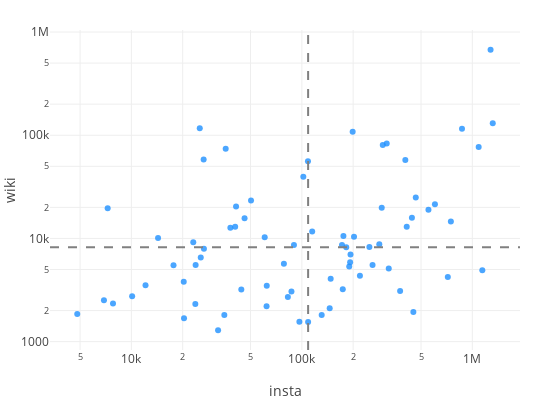

The notebook cell saved with this chart:
### Code cell
class InstaWikiScatterStyle:
    PLOT_HEIGHT = 400
    PLOT_WIDTH = 550    

def insta_wiki_scatter(scatter_x1, scatter_y1, scatter_labels1):
    style = InstaWikiScatterStyle
    
    data = [go.Scatter(x=scatter_x1, y=scatter_y1,
                       text=scatter_labels1,
                       mode = 'markers',
                       hoverinfo='text',
                       name='huge',
                       textfont=dict(size=8, color='lightgrey'),
                       marker=dict(color='dodgerblue', opacity=0.8)),
            ]

    min_x = np.min(scatter_x1)
    max_x = np.max(scatter_x1)
    med_x = np.median(scatter_x1)
    med_y = np.median(scatter_y1)
    
    shapes=[dict(type='line',
                 xref='x', yref='paper',
                 x0=med_x, y0=0,
                 x1=med_x, y1=1,
                 line=dict(color='grey', width=2, dash='dash')),
            dict(type='line',
                 xref='paper', yref='y',
                 x0=0, y0=med_y,
                 x1=1, y1=med_y,
                 line=dict(color='grey', width=2, dash='dash'))]

    layout = go.Layout(width=style.PLOT_WIDTH,
                       height=style.PLOT_HEIGHT,
                       margin = go.layout.Margin(t=30, b=50, l=50, r=30),
                       xaxis=dict(
                            title='insta', type='log',
                       ),
                       yaxis=dict(
                            title='wiki', type='log'),
                       hovermode='closest',
                       shapes=shapes,
                       showlegend=False)

    fig = go.Figure(data=data, layout=layout)
    py.iplot(fig, show_link=False)
    

wiki_df = get_wiki_locations()
street_wiki_dict = get_street_wiki_views(wiki_df)
street_insta_dict = get_insta_dict()  
street_locs_wiki = get_street_locs(wiki_df)
wiki_data = get_wiki_data()

insta_wiki_scatter([x[0] for x in wiki_data.values()],
                    [x[1] for x in wiki_data.values()],
                    [x[2] for x in wiki_data.values()])

### Figure 1 — Plotly figure (JSON) as saved in the notebook; plotly's stock layout.template omitted (floating-point values rounded to 4 significant figures)
{"data": [{"hoverinfo": "text", "marker": {"color": "dodgerblue", "opacity": 0.8}, "mode": "markers", "name": "huge", "text": ["<i>Территория Петропавловская Крепость</i><br>Peter and Paul Fortr..., 100639<br>Saints Peter and Pau..., 29922", "<i>Дворцовая Набережная</i><br>Hermitage Museum, 333937<br>Winter Palace, 327275<br>Palace Embankment, 12261", "<i>Футбольная Аллея</i><br>Sibur Arena, 4742<br>Gazprom Arena, 179", "<i>Дворцовая Площадь</i><br>Palace Square, 36733<br>Alexander Column, 21834<br>General Staff Buildi..., 18192", "<i>Исаакиевская Площадь</i><br>Saint Isaac's Cathed..., 94056<br>Mariinsky Palace, 13902<br>Monument to Nicholas..., 7901", "<i>Проспект Добролюбова</i><br>Yubileyny Sports Pal..., 11302<br>Petrogradsky Distric..., 3313", "<i>Приморский Проспект</i><br>Datsan Gunzechoinei, 4233", "<i>Московский Проспект</i><br>Tekhnologichesky Ins..., 9632<br>Park Pobedy (Saint P..., 5068<br>Moskovskaya (Saint P..., 5041<br>Elektrosila (Saint P..., 1732", "<i>19-Я Линия В.O.</i><br>Vasilyevsky Island, 18980", "<i>Большая Морская Улица</i><br>Hotel Astoria (Saint..., 20050<br>Saint Petersburg Sta..., 4937", "<i>Проспект Энгельса</i><br>Prospekt Prosveschen..., 1941", "<i>Рюхина Улица</i><br>Krestovsky Island, 12565<br>Krestovsky Ostrov (S..., 3310", "<i>Набережная Адмиралтейского Канала</i><br>New Holland Island, 12981", "<i>Невский Проспект</i><br>Nevsky Prospect, 42388<br>Stroganov Palace, 15194", "<i>Каменноостровский Проспект</i><br>Petrogradskaya (Sain..., 3088", "<i>29 Линия Васильевского Острова</i><br>Erarta, 5120", "<i>Университетская Набережная</i><br>Kunstkamera, 33306<br>Imperial Academy of ..., 27593<br>Menshikov Palace (Sa..., 6869<br>Twelve Collegia, 6301<br>Zoological Museum of..., 5944", "<i>Театральная Площадь</i><br>Mariinsky Theatre, 57805<br>Saint Petersburg Con..., 22708", "<i>Набережная Реки Мойки</i><br>Herzen University, 10071<br>Moyka River, 7301<br>Esders and Scheefhaa..., 2501", "<i>Парк Александровский</i><br>Military Historical ..., 8800", "<i>Набережная Обводного Канала</i><br>Varshavsky railway s..., 4299<br>Baltiysky railway st..., 1237", "<i>Улица Профессора Попова</i><br>Saint Petersburg Bot..., 8283", "<i>Улица Александровский Парк</i><br>Leningrad Zoo, 4345", "<i>Биржевая Площадь</i><br>Old Saint Petersburg..., 10399", "<i>Петроградская Набережная</i><br>Russian cruiser Auro..., 108257", "<i>Проспект Юрия Гагарина</i><br>Saint Petersburg Spo..., 7007", "<i>Малая Морская Улица</i><br>Angleterre Hotel, 5897", "<i>Вознесенский Проспект</i><br>Lobanov-Rostovsky Pa..., 5345", "<i>Проспект Стачек</i><br>Avtovo (Saint Peters..., 8225", "<i>Улица Декабристов</i><br>Grand Choral Synagog..., 10584", "<i>Английская Набережная</i><br>English Embankment, 3213", "<i>Сенная Площадь</i><br>Sennaya Square, 8654", "<i>Улица Елагин Остров</i><br>Yelagin Island, 4077", "<i>Гороховая Улица</i><br>Red Bridge (Saint Pe..., 2103", "<i>Кузнецовская Улица</i><br>Moskovsky Victory Pa..., 1814", "<i>Дворцовый Мост</i><br>Palace Bridge, 11657", "<i>Улица Дыбенко</i><br>Ulitsa Dybenko (Sain..., 1554", "<i>Кронверкский Проспект</i><br>ITMO University, 31439<br>Saint Petersburg Mos..., 24676", "<i>Улица Петровский Остров</i><br>Petrovsky Stadium, 39564", "<i>Улица Коллонтай</i><br>Prospekt Bolshevikov..., 1558", "<i>Старо-Петергофский Проспект</i><br>Fontanka River, 8628", "<i>Площадь Стачек</i><br>Narvskaya, 3068", "<i>Набережная Лейтенанта Шмидта</i><br>Bolshaya Neva River, 2705", "<i>Троицкий Мост</i><br>Trinity Bridge, Sain..., 5702", "<i>21-Я Линия В.О.</i><br>Saint Petersburg Min..., 3484", "<i>Штурманская Улица</i><br>Moskovsky District, ..., 2202", "<i>1-Й Елагин Мост</i><br>Yelagin Palace, 10285", "<i>Площадь Ленина</i><br>Finland Station, 23383", "<i>Измайловский Проспект</i><br>Trinity Cathedral, S..., 15658", "<i>Улица Берег Невской Губы</i><br>Passenger Port of St..., 3206", "<i>Площадь Островского</i><br>National Library of ..., 20415", "<i>Петропавловская Улица</i><br>First Pavlov State M..., 13011", "<i>Набережная Зимней Канавки</i><br>Hermitage Theatre, 9918<br>Hermitage Bridge, 2804", "<i>Сенатская Площадь</i><br>Bronze Horseman, 74029", "<i>Большая Зеленина Улица</i><br>Chkalovskaya (Saint ..., 1815", "<i>Улица Канонерский Остров</i><br>Kanonersky Tunnel, 1290", "<i>Никольская Площадь</i><br>St. Nicholas Naval C..., 7929", "<i>Набережная Макарова</i><br>Neva River, 58092", "<i>Боткинская Улица</i><br>S.M. Kirov Military ..., 6536", "<i>Менделеевская Линия</i><br>Saint Petersburg Sta..., 116774", "<i>Литовская Улица</i><br>Saint Petersburg Sta..., 5539", "<i>Торфяная Дорога</i><br>Staraya Derevnya (Sa..., 2311", "<i>Дорога В Угольную Гавань</i><br>Big port Saint Peter..., 9169", "<i>Благовещенский Мост</i><br>Annunciation Bridge, 1682", "<i>Малый Проспект П.С.</i><br>Sportivnaya (Saint P..., 3814", "<i>1-Я Красноармейская Улица</i><br>Baltic State Technic..., 5485", "<i>Улица Ленсовета</i><br>Chesme Church, 10096", "<i>Адмиралтейский Проспект</i><br>Alexander Garden (Sa..., 3516", "<i>Улица Беринга</i><br>Vasileostrovsky Dist..., 2756", "<i>Улица Глинки</i><br>Potseluev Bridge, 2347", "<i>Адмиралтейский Проезд</i><br>Admiralty building, ..., 19611", "<i>Площадь Балтийского Вокзала</i><br>Baltiyskaya (Saint P..., 2524", "<i>Дорога На Турухтанные Oстрова</i><br>Kirovsky District, S..., 1855"], "textfont": {"color": "lightgrey", "size": 8}, "type": "scatter", "uid": "9f35ccde-353c-11e9-8fdb-3c15c2cf2370", "x": [1317967, 1279749, 1144909, 1089650, 869931, 748574, 718221, 603454, 552927, 465902, 450905, 442256, 412328, 404666, 377080, 323413, 314756, 298348, 294145, 284651, 259886, 249001, 219102, 202340, 198639, 193003, 191971, 189636, 182109, 175327, 173840, 171957, 147616, 145658, 130741, 114969, 108844, 108593, 102004, 96730, 89876, 86907, 82781, 78469, 62244, 62083, 60553, 50331, 46121, 44149, 41114, 40621, 38077, 35744, 35095, 32260, 26641, 26543, 25518, 25184, 23818, 23720, 23074, 20361, 20284, 17665, 14335, 12103, 10102, 7800, 7259, 6903, 4813], "y": [130561, 673473, 4921, 76759, 115859, 14615, 4233, 21473, 18980, 24987, 1941, 15875, 12981, 57582, 3088, 5120, 83400, 80513, 19873, 8800, 5536, 8283, 4345, 10399, 108257, 7007, 5897, 5345, 8225, 10584, 3213, 8654, 4077, 2103, 1814, 11657, 1554, 56115, 39564, 1558, 8628, 3068, 2705, 5702, 3484, 2202, 10285, 23383, 15658, 3206, 20415, 13011, 12722, 74029, 1815, 1290, 7929, 58092, 6536, 116774, 5539, 2311, 9169, 1682, 3814, 5485, 10096, 3516, 2756, 2347, 19611, 2524, 1855]}], "layout": {"height": 400, "hovermode": "closest", "margin": {"b": 50, "l": 50, "r": 30, "t": 30}, "shapes": [{"line": {"color": "grey", "dash": "dash", "width": 2}, "type": "line", "x0": 108844, "x1": 108844, "xref": "x", "y0": 0, "y1": 1, "yref": "paper"}, {"line": {"color": "grey", "dash": "dash", "width": 2}, "type": "line", "x0": 0, "x1": 1, "xref": "paper", "y0": 8225, "y1": 8225, "yref": "y"}], "showlegend": false, "width": 550, "xaxis": {"title": "insta", "type": "log"}, "yaxis": {"title": "wiki", "type": "log"}}}
